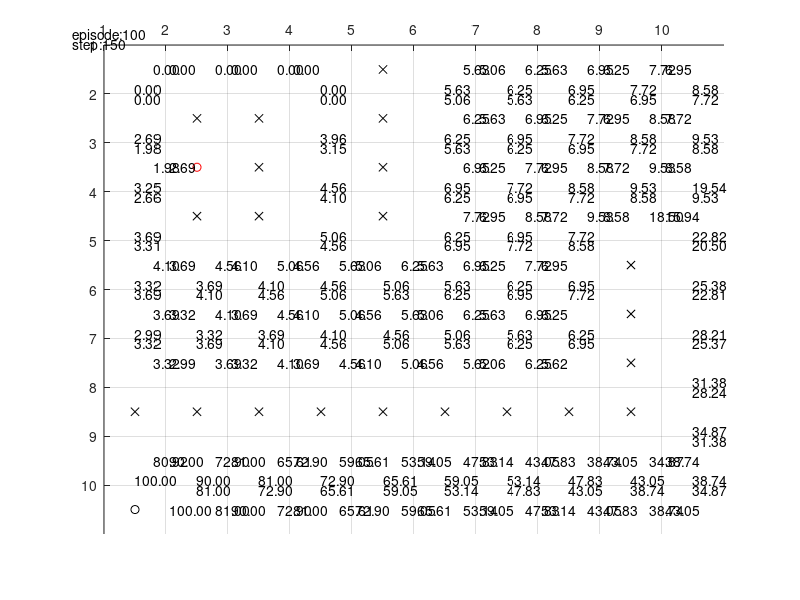

Here is the MATLAB script that generated this plot:
function qlearn
% DONE: probability for movement
% DONE: traversal, debug info plot
% DONE: max steps per episode

clc; clear all; close all;

%--------------------------------------------------------------------------
% 1) Create map, Draw the map
%
% It should show Q values, Destination.
% For each episode, update the Q values.
%--------------------------------------------------------------------------
global S; S = 7;
global G; G = 8;
global C; C = 1;
global O; O = 0;

small_map = ...
      [ C, C, C, C;
        C, C, C, C;
        C, S, C, C;
        C, C, C, G;
        ];
small_map2 = ...
      [ S, O, C;
        C, C, C;
        C, G, C;
        ];

small_map3 = ...
      [ S, C, C;
        O, C, C;
        C, C, G;
        ];

large_map = ...
      [ C, C, C, C, O, C, C, C, C, C;
        C, O, O, C, O, C, C, C, C, C;
        C, S, O, C, O, C, C, C, C, C;
        C, O, O, C, O, C, C, C, C, C;
        C, C, C, C, C, C, C, C, O, C;
        C, C, C, C, C, C, C, C, O, C;
        C, C, C, C, C, C, C, C, O, C;
        O, O, O, O, O, O, O, O, O, C;
        C, C, C, C, C, C, C, C, C, C;
        G, C, C, C, C, C, C, C, C, C;
        ];
map = large_map;


global ROW;
global COL;
[ROW,COL] = size(map);
display(sprintf('INFO: Map size = %d x %d',ROW,COL));
display(sprintf('INFO: 0 - obstacle | 1 - clear path | 7 - start | 8 - goal'));

%--------------------------------------------------------------------------
% 2) Validate map, and capture start, goal position
% Draw the map if valid
%--------------------------------------------------------------------------
num_start = 0;
num_goal = 0;
for r = 1:ROW
  for c = 1:COL
    if( map(r,c) == S )
      num_start = num_start + 1;
      start_r = r; start_c = c;
    end
    if( map(r,c) == G )
      num_goal = num_goal + 1;
      goal_r = r; goal_c = c;
    end
  end
end
if( num_start > 1 || num_goal > 1 )
  display('ERROR: Validate map: Too many start or goal');
  return;
end

% draw a map
axis([1 COL+1 1 ROW+1]);
grid on;
hold on;
set(gca,'XTick',[1:1:COL]);
set(gca,'YTick',[1:1:ROW]);
set(gca,'xaxislocation','top','ydir','reverse');

% plot start, goal, obstacles
plot(start_c+0.5,start_r+0.5,'ro');
plot(goal_c+0.5,goal_r+0.5,'ko');
for ri = 1:ROW
  for ci = 1:COL
    if(map(ri,ci)==O) % if it is a obstacle draw it
      plot(ci+0.5,ri+0.5,'kx');
    end
  end
end

%--------------------------------------------------------------------------
% 3) convert map into immediate reward matrix (node base) using following
%
%     100  - goal
%     0    - clear path
%     -inf - obstacle, self, not reachable, or diagonal...
%--------------------------------------------------------------------------
num_states = ROW*COL;
start_state = rc2indx(start_r,start_c);
goal_state = rc2indx(goal_r,goal_c);
R(num_states,num_states) = 0;

% 1st loop represent current node
% 2nd loop represent visiting node, check if it is clear path, or obstacle
for qx = 1:num_states
  [cr,cc] = indx2rc(qx);  % (c)urrent (r)ow and (c)ol
  if( map(cr,cc) == O ) % current node is an obstacle
    R(qx,:) = -inf;
    continue;
  end
  for qy = 1:num_states
    [vr,vc] = indx2rc(qy);
    if ( abs(vr-cr) == 1 && cc == vc ) % +/1 row
      if ( map(vr,vc) == C || map(vr,vc) == S )
        R(qx,qy) = 0;
      elseif( map(vr,vc) == G )
        R(qx,qy) = 100;
      else
        R(qx,qy) = -inf;
      end
    elseif (abs(vc-cc) == 1 && cr == vr ) % +/- col
      if ( map(vr,vc) == C || map(vr,vc) == S )
        R(qx,qy) = 0;
      elseif( map(vr,vc) == G )
        R(qx,qy) = 100;
      else
        R(qx,qy) = -inf;
      end
    else % diagonal
      R(qx,qy) = -inf;
    end
  end
end

R;

%--------------------------------------------------------------------------
% 4) set up constants alpha, gamma, probabilities of movement, 
%--------------------------------------------------------------------------
global EPISODES; EPISODES = 100;
display(sprintf('INFO: max episode %f',EPISODES));
global STEPS; STEPS = 150;
display(sprintf('INFO: max step %f',STEPS));
global ALPHA; ALPHA = [0.9]; % learning rate
display(sprintf('INFO: alpha %f',ALPHA));
global GAMMA; GAMMA = [0.9]; % discount rate
display(sprintf('INFO: gamma %f',GAMMA));
non_deterministic_world = 0;


%--------------------------------------------------------------------------
% 5) loop thru num of EPISODES
%--------------------------------------------------------------------------
for param_i = 1:size(ALPHA,2)

textbox(ROW,COL) = struct('up',[],'down',[],'left',[],'right',[]);
episode_tb_hldr = [];
steps_tb_hldr = [];

Q = zeros(size(R));
for e = 1:EPISODES
  steps = 1; % reset the number of steps
  s = randperm(num_states,1); % current state
  if(isempty(episode_tb_hldr))
    episode_tb_hldr = text(0.5,0.8,sprintf('episode:%d',e));
  else
    set(episode_tb_hldr,'String',sprintf('episode:%d',e));
  end
  while ( s ~= goal_state && steps <= STEPS )
    
    if(isempty(steps_tb_hldr))
      steps_tb_hldr = text(0.5,1,sprintf('step:%d',steps));
    else
      set(steps_tb_hldr,'String',sprintf('step:%d',steps));
    end
    
    % policy for selecting action goes here
    % TODO: add different policy routine: greedy, e-greedy, softmax
    avail_actions = find(R(s,:) >= 0); % find num of possible actions or exploration bonus
    num_actions = size(avail_actions,2);
    if ( num_actions > 0 )
      action_taken = ( round(rand() * (num_actions - 1)) ) + 1;
    else
      break;  % started on an obstacle state
    end
    
    % get maximum q value for all states
    q_max = max(Q,[],2);
    
    if( non_deterministic_world == 1)
      % transition function for observed state based on selected action
      ds = avail_actions(action_taken);
      os = transition_function(s,ds);
      Q(s,ds) = Q(s,os) + ALPHA(param_i) * ( R(s,ds) + GAMMA(param_i) * q_max(ds) - Q(s,ds) );
      textbox = plot_value(Q,s,ds,textbox);
      s = os;
    else
      fs = avail_actions(action_taken);
      Q(s,fs) = Q(s,fs) + ALPHA(param_i) * ( R(s,fs) + GAMMA(param_i) * q_max(fs) - Q(s,fs) );
      textbox = plot_value(Q,s,fs,textbox);
      s = fs;
    end

    steps = steps + 1;
  end
end


saveas(gcf,sprintf('a%0.2fg%0.2fe%d.jpg',ALPHA(param_i),GAMMA(param_i),EPISODES),'jpg');
end

Q;

%--------------------------------------------------------------------------
% 6) Traverse from any starting point
%--------------------------------------------------------------------------
qi = start_state;
while qi ~= goal_state
  [max_value,indx] = max(Q(qi,:));
  [r,c] = indx2rc(qi);
  [fr,fc] = indx2rc(indx);
  if( c > fc )
    xx = [fc+0.5 c+0.5];
  else
    xx = [c+0.5 fc+0.5];
  end
  
  if( r > fr )
    yy = [fr+0.5 r+0.5];
  else
    yy = [r+0.5 fr+0.5];
  end
  plot(xx,yy);
  qi = indx;
end




function observed_state = transition_function(s,a)
global DESIRED_PR;     DESIRED_PR     = 0.6;
global OTHER_DIR_PR;   OTHER_DIR_PR   = 0.3;
global INPLACE_PR;     INPLACE_PR     = 0.1;
global ROW;
global COL;


bucket(1) = DESIRED_PR;
bucket(2) = bucket(1) + OTHER_DIR_PR;
bucket(3) = bucket(2) + INPLACE_PR;

r_action = rand();

if( r_action <= bucket(1) )
  observed_state = a;
elseif( r_action <= bucket(2) )
  RIGHT = 1; DOWN = 2; LEFT = 3; UP = 4;
  [r,c] = indx2rc(s);
  [fr,fc] = indx2rc(a);
  avail_actions = [];
  if ( fr - r == -1 )      % UP
    avail_actions = [RIGHT DOWN LEFT   ];
  elseif ( fc - c == 1)    % RIGHT
    avail_actions = [      DOWN LEFT UP];
  elseif ( fr - r == 1 )   % DOWN
    avail_actions = [RIGHT      LEFT UP];
  elseif ( fc - c == -1 )  % LEFT
    avail_actions = [RIGHT DOWN      UP];
  else
    display('bug 1');
  end
  
  rand_var = rand();
  if(rand_var <= 0.33)
    indx = 1;
  elseif(rand_var <= 0.66)
    indx = 2;
  elseif(rand_var <= 1)
    indx = 3;
  else
    display('bug 2');
  end
  
  if( avail_actions(indx) == RIGHT )
    if( c + 1 <= COL )
      fc = c + 1;
      observed_state = rc2indx(fr,fc);
    else
      observed_state = s;
    end
  elseif( avail_actions(indx) == DOWN )
    if( r + 1 <= ROW )
      fr = r + 1;
      observed_state = rc2indx(fr,fc);
    else
      observed_state = s;
    end
  elseif( avail_actions(indx) == LEFT )
    if( c - 1 >= 1 )
      fc = c - 1;
      observed_state = rc2indx(fr,fc);
    else
      observed_state = s;
    end
  elseif( avail_actions(indx) == UP )
    if( r - 1 >= 1 )
      fr = r - 1;
      observed_state = rc2indx(fr,fc);
    else
      observed_state = s;
    end
  else
    display('bug 3');
  end
  
  %display('not picking orig action');
else
  observed_state = s;
end





function textbox = plot_value(Q,s,fs,textbox)
% update plot
[r,c] = indx2rc(s);
[fr,fc] = indx2rc(fs);

str = sprintf('%0.2f', Q(s,fs));
if ( fr - r == 1 )  % r+1
  if(isempty(textbox(r,c).down))
    textbox(r,c).down = text(c+0.5, r+0.9,str);
  else
    set(textbox(r,c).down,'String',str);
  end
elseif ( r - fr == 1) % r-1
  if(isempty(textbox(r,c).up))
    textbox(r,c).up = text(c+0.5, r+0.1,str);
  else
    set(textbox(r,c).up,'String',str);
  end
elseif( fc - c == 1) % c+1
  if(isempty(textbox(r,c).right))
    textbox(r,c).right = text(c+0.8, r+0.5,str);
  else
    set(textbox(r,c).right,'String',str);
  end
elseif( c - fc == 1) % c-1
  if(isempty(textbox(r,c).left))
    textbox(r,c).left = text(c+0.05, r+0.5,str);
  else
    set(textbox(r,c).left,'String',str);
  end
else
  display('should not be here, bug');
end
%pause(0.001);
drawnow;


%--------------------------------------------------------------------------
% util
%--------------------------------------------------------------------------
function index = rc2indx(r,c)
global ROW;
global COL;
index = (r-1)*COL+c;

function [r,c] = indx2rc(i)
global ROW;
global COL;
r = ceil(i/COL);
c = mod(i,COL);
if( c == 0 )
  c = COL;
end
